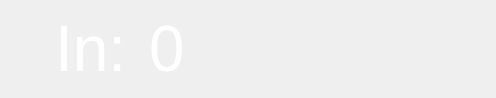
<?xml version="1.0" encoding="UTF-8"?>
<ui version="4.0">
 <class>LiveViewPccupancyDataWidget</class>
 <widget class="QWidget" name="LiveViewPccupancyDataWidget">
  <property name="geometry">
   <rect>
    <x>0</x>
    <y>0</y>
    <width>496</width>
    <height>98</height>
   </rect>
  </property>
  <property name="windowTitle">
   <string>Form</string>
  </property>
  <layout class="QHBoxLayout" name="horizontalLayout">
   <item>
    <widget class="QLabel" name="labelIcon">
     <property name="sizePolicy">
      <sizepolicy hsizetype="Preferred" vsizetype="Expanding">
       <horstretch>0</horstretch>
       <verstretch>0</verstretch>
      </sizepolicy>
     </property>
     <property name="text">
      <string/>
     </property>
     <property name="pixmap">
      <pixmap resource="../resource/resource.qrc">:/liveview_occupancy/liveview_occupancy/In_1.png</pixmap>
     </property>
     <property name="alignment">
      <set>Qt::AlignCenter</set>
     </property>
    </widget>
   </item>
   <item>
    <widget class="QLabel" name="labelText">
     <property name="styleSheet">
      <string notr="true">QLabel
{
	padding-left: 15px;
	color: #FFFFFF;
	font: 48pt;
}</string>
     </property>
     <property name="text">
      <string>In:</string>
     </property>
    </widget>
   </item>
   <item>
    <widget class="QLabel" name="labelValue">
     <property name="sizePolicy">
      <sizepolicy hsizetype="Expanding" vsizetype="Preferred">
       <horstretch>0</horstretch>
       <verstretch>0</verstretch>
      </sizepolicy>
     </property>
     <property name="styleSheet">
      <string notr="true">QLabel
{
	color: #FFFFFF;
	font: 48pt;
}</string>
     </property>
     <property name="text">
      <string>0</string>
     </property>
    </widget>
   </item>
  </layout>
 </widget>
 <resources>
  <include location="../resource/resource.qrc"/>
 </resources>
 <connections/>
</ui>
